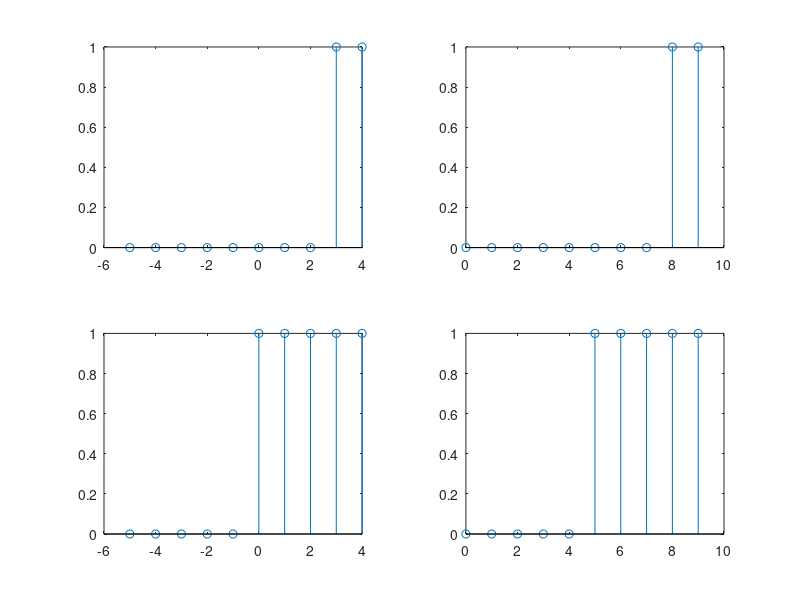

MATLAB code to generate this figure:
clear
clc
close all

rvec1 = zeros(1, 10);
rvec1(9:10) = 1;

rvec2 = ones(1, 10);
rvec2(1:5) = 0;

x1 = (-5: 1: 4);
x2 = (0: 1: 9);

subplot(2,2,1)
stem(x1, rvec1);

subplot(2,2,2)
stem(x2, rvec1);


subplot(2,2,3)
stem(x1, rvec2);

subplot(2,2,4)
stem(x2, rvec2);
